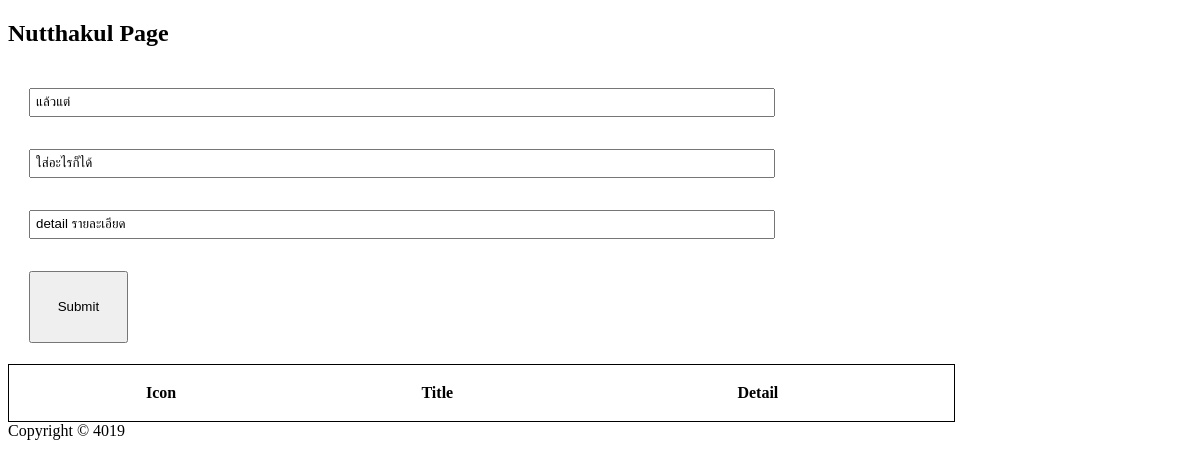
Before: /insert with the older database file.
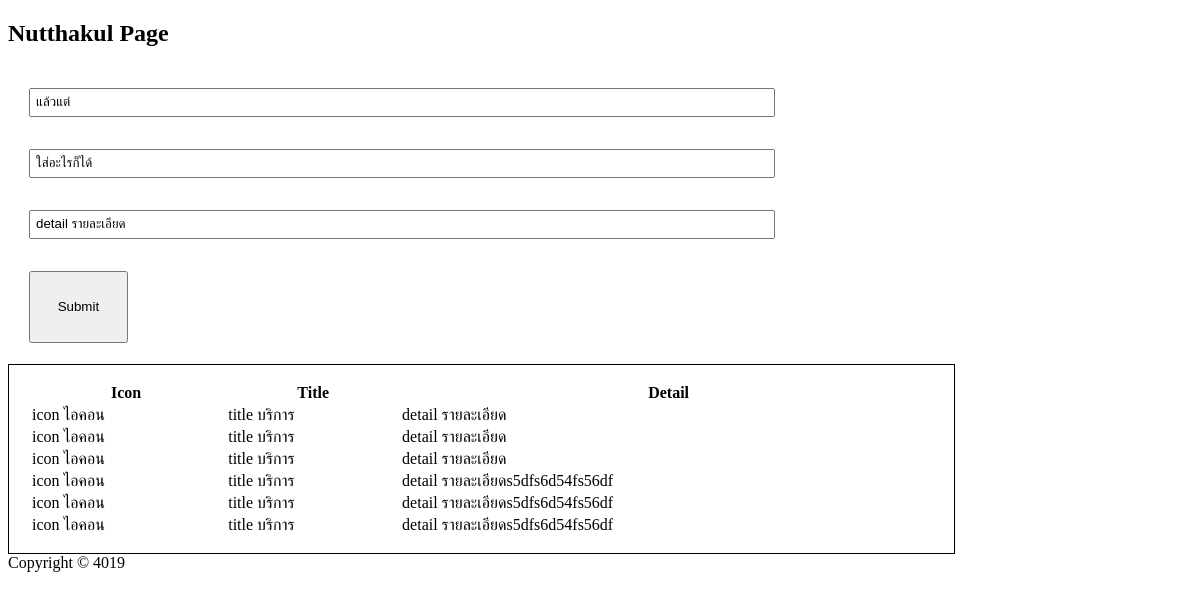
After: the same page with the newer database file.
### myapp/models.py (models this page shows)
class Service(models.Model):
    icon = models.CharField(max_length=200)
    title = models.CharField(max_length=300)
    detail = models.CharField(max_length=1000)
    def __str__(self):
        return self.title

### myapp/views.py (the view)
# urls.py: path('', appview.insert),
def insert(req):
    if req.method == 'POST':
        post = req.POST
        s = Service()
        s.icon = post['icon']
        s.title = post['title']
        s.detail = post['detail']
        s.save()
        services = Service.objects.all()
        print(services)
        return render(req, 'myapp/insert.html', { 'services': services })
    else:
        print('ร้องขอทำมะดา')
        services = Service.objects.all()
        print(services)
        return render(req, 'myapp/insert.html', { 'services': services })

### myapp/templates/myapp/insert.html (shortened to what this page needs)
<!DOCTYPE html>
<html lang="en">
  <head>
    {% load static %}
    <link href="{% static 'vendor/fontawesome-free/css/all.min.css' %}" rel="stylesheet" type="text/css">
  </head>
  <body>
    <nav> <h1> Nutthakul Page </h1> </nav>
    <div>
      <section class="filled">
        <form action="insert" method="POST" enctype="multipart/form-data;charset=UTF-8">
          <div class="spacing"><input class="filled" type="text" name="icon" value="แล้วแต่"/></div>
          <div class="spacing"><input class="filled" type="text" name="title" value="ใส่อะไรก็ได้ "/></div>
          <div class="spacing"><input class="filled" type="text" name="detail" value="detail รายละเอียด"/></div>
          <div class="spacing"><button style="padding: 2em;" type="submit">Submit</button></div>
        </form>
      </section>
      <div>
       <table style="width:80%; border: 1px solid black; padding: 1em;">
        <tr>
          <th>Icon</th>
          <th>Title</th>
          <th>Detail</th>
        </tr>
        {% for s in services %}
        <tr>
          <td> <i class="fa {{s.icon}}"></i> {{ s.icon }}</td>
          <td>{{ s.title }}</td>
          <td>{{ s.detail }}</td>
        </tr>
        {% endfor %}
      </table>
      </div>
    </div>
    <footer>
      <div>
        <div>Copyright &copy; 4019 </div>
      </div>
    </footer>
  </body>
</html>

### myapp/templates/myapp/insert.html (style rules this page uses)
.filled { width: 80%; padding: 5px; }
.spacing { padding: 1em; }

Changed rows visible on the page:
added Service: icon "icon ไอคอน", title "title บริการ", detail "detail รายละเอียด"
added Service: icon "icon ไอคอน", title "title บริการ", detail "detail รายละเอียด"
added Service: icon "icon ไอคอน", title "title บริการ", detail "detail รายละเอียด"
added Service: icon "icon ไอคอน", title "title บริการ", detail "detail รายละเอียดs5dfs6d54fs56df"
added Service: icon "icon ไอคอน", title "title บริการ", detail "detail รายละเอียดs5dfs6d54fs56df"
added Service: icon "icon ไอคอน", title "title บริการ", detail "detail รายละเอียดs5dfs6d54fs56df"
